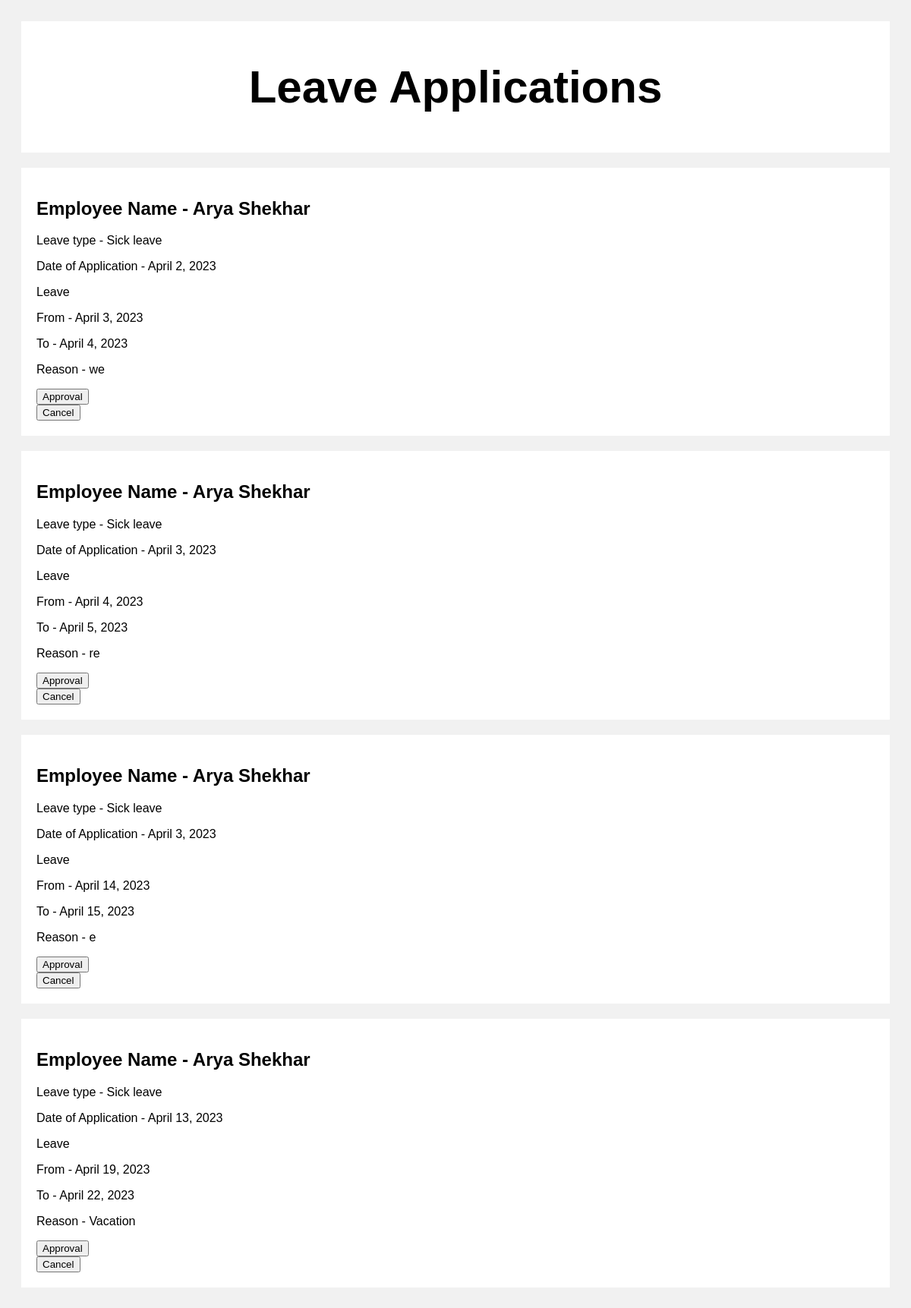
The app's page /applications with its own data.
### newapp/models.py (models this page shows, shortened)
class leave_application(models.Model):
    lemployee_ID = models.ForeignKey(employee, on_delete=models.CASCADE)
    leave_type_id = models.ForeignKey(leavetype, on_delete=models.CASCADE)
    date_of_application = models.DateField()
    l_from = models.DateField()
    l_to = models.DateField()
    no_of_days = models.IntegerField()
    reason = models.CharField(max_length=200)
    approval_status = models.CharField(max_length=200, blank=True)

class employee(models.Model):
    employee_name = models.CharField(max_length=200)
    designation = models.CharField(max_length=200)
    employee_DOB = models.DateField()
    phone = models.CharField(max_length=200)
    email = models.EmailField(max_length=254)
    DOJ = models.DateField()
    gender = models.CharField(max_length=20)
    salary = models.CharField(max_length=20)
    def __str__(self):
        return self.employee_name

class leavetype(models.Model):
    leave_type_name = models.CharField(max_length=200)
    approval_status = models.BooleanField(default=False)
    no_of_days_allowed = models.IntegerField()
    def __str__(self):
        return self.leave_type_name

### newapp/views.py (the view)
# urls.py: path('applications', views.viewapp, name='leave-applications'),
def viewapp(request):
    applications = leave_application.objects.all()
    return render(request, 'application.html', {'applications': applications})

### templates/application.html (shortened to what this page needs)
<!DOCTYPE html>
<html>
  <head>
  </head>
  <body>
    <div class="header">
      <h2>Leave Applications</h2>
    </div>
    <div class="row">
      <div class="leftcolumn">
        {% for application in applications reversed %}
        <div class="card">
          <h2>Employee Name - {{application.lemployee_ID}}</h2>
          <p>Leave type - {{application.leave_type_id}}</p>
          <p>Date of Application - {{application.date_of_application}}</p>
          <p>Leave</p>
          <p>From - {{application.l_from}}</p>
          <p>To - {{application.l_to}}</p>
          <p>Reason - {{application.reason}}</p>
          <form
            method="POST"
            action="{% url 'update_true_model' model_id=application.id %}"
          >
            <button type="submit">Approval</button>
          </form>
          <form
            method="POST"
            action="{% url 'update_false_model' model_id=application.id %}"
          >
            <button type="submit">Cancel</button>
          </form>
        </div>
        {% endfor %}
      </div>
    </div>
  </body>
</html>

### templates/application.html (style rules this page uses)
* { box-sizing: border-box; }
body { font-family: Arial; padding: 20px; background: #f1f1f1; }
.header { padding: 2px; font-size: 40px; text-align: center; background: white; }
.leftcolumn { float: left; width: 100%; }
.card { background-color: white; padding: 20px; margin-top: 20px; }
.row:after { content: ""; display: table; clear: both; }

### records on screen
leave_application: lemployee_ID "Arya Shekhar", leave_type_id "Sick leave", date_of_application "April 2, 2023", l_from "April 3, 2023", l_to "April 4, 2023", reason "we"
leave_application: lemployee_ID "Arya Shekhar", leave_type_id "Sick leave", date_of_application "April 3, 2023", l_from "April 4, 2023", l_to "April 5, 2023", reason "re"
leave_application: lemployee_ID "Arya Shekhar", leave_type_id "Sick leave", date_of_application "April 3, 2023", l_from "April 14, 2023", l_to "April 15, 2023", reason "e"
leave_application: lemployee_ID "Arya Shekhar", leave_type_id "Sick leave", date_of_application "April 13, 2023", l_from "April 19, 2023", l_to "April 22, 2023", reason "Vacation"
